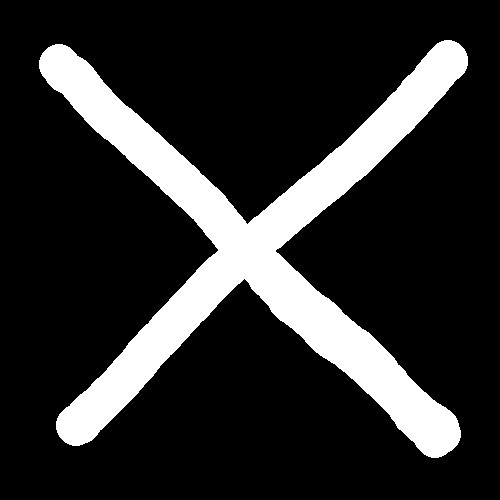
#> input picture hopfieldNetwork/data/img-0.jpeg, 500 x 500 px; its folder holds only this picture in this run
$ jupyter execute hopfieldNetwork.ipynb
#> lines starting #> are read from the running program, lines starting #| are printed output that depends on the picture; long printed decimals are rounded
[cell 1]
from pathlib import Path
import glob

import random

import numpy as np
from numba import njit, prange

import matplotlib.pyplot as plt
from PIL import Image

[cell 2]
def load_images(path: Path, thumbnail_shape: tuple) -> list[np.ndarray]:
#> called with thumbnail_shape = (16, 16)
    fnc1 = np.vectorize(lambda t: 1 if t >= 0.5 else -1)
    files = glob.glob(path.as_posix())
    images = []
    for f in files:
        img = Image.open(f).convert('L')
        img.thumbnail(thumbnail_shape, Image.Resampling.BICUBIC)
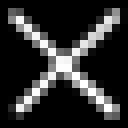
#> img: PIL image 16x16 L (shown 8 times larger); min 0, max 255, mean 46
        img = np.array(img)
        img = np.apply_along_axis(fnc1, 0, img)
        images.append(img)
    return images

[cell 3]
data = load_images(Path('.', 'data', '*'), (16, 16))
#> data = 1 item

for d in data:
    img = plt.imshow(d, cmap='gray')
    plt.colorbar(img)
    plt.show()
#> this loop made 1 pass
#> pass 1, `plt.show()`:
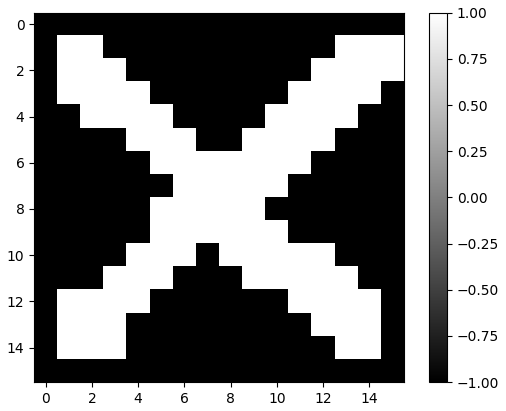
#> figure drawn by matplotlib, 2 panels

[cell 4]
@njit(fastmath=True)
def fit(data: np.ndarray, n: int) -> np.ndarray:
    w = np.zeros((n, n))
    for i in prange(data.shape[0]):
        w += data[i]*data[i].reshape((n, 1))
    return w/n*(1-np.eye(n))


@njit(fastmath=True)
def reconstruct(x: np.ndarray, w: np.ndarray, n: int, niter: int) -> np.ndarray:
    for i in prange(niter):
        idx = random.randint(0, n-1)
        x[idx] = 1 if np.dot(w[idx], x) >= 0 else -1
    return x


class HopfieldNetwork:
    def __init__(self, n: int) -> None:
        self.n: int = n
        self.memshape: tuple = (n, n)
        self.w: np.ndarray = np.zeros((n, n))

    def learn(self, data: list[np.ndarray]):
        w = fit(np.array([d.flatten() for d in data]), self.n)
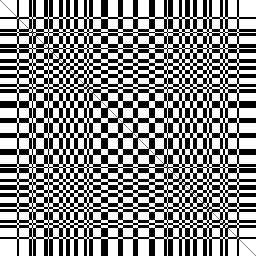
#> w: shape (256, 256) float64; min -0.00391, max 0.00391, mean 0.000277; drawn with min black and max white
        self.w = w

    def reconstruct(self, x: np.ndarray, niter: int):
        return reconstruct(x.flatten(), self.w, self.n, niter)

[cell 5]
n = 16*16
memshape = (n, n)

[cell 6]
model = HopfieldNetwork(n)
model.learn(data)

[cell 7]
img = plt.imshow(model.w, cmap='gray')
plt.colorbar(img)
plt.show()
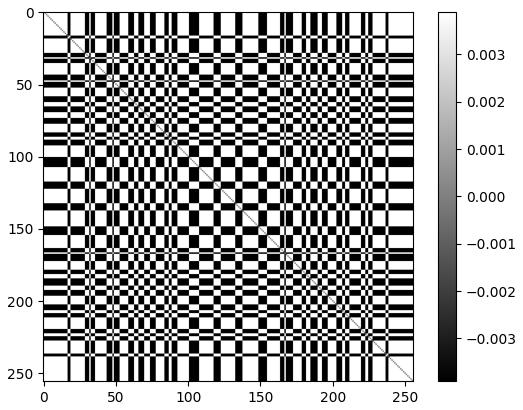
#> figure drawn by matplotlib, 2 panels

[cell 8]
noise_amp = 2
x = data[0]+np.random.uniform(-noise_amp, noise_amp, (16, 16))
y = model.reconstruct(x.flatten(), 2000)
#> y = 256 values, max 1 at index 17, min -1 at index 0, mean -0.273

print('Energy: ', -1/2*np.sum(np.dot(model.w, x.flatten())))
#| Energy:  35.102
img = plt.imshow(x, cmap='gray')
plt.colorbar(img)
plt.show()
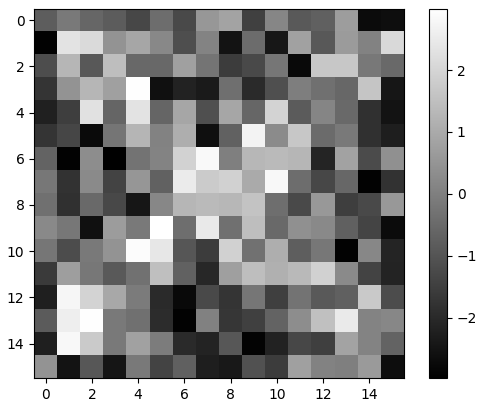
#> figure drawn by matplotlib, 2 panels

print('Energy: ', -1/2*np.sum(np.dot(model.w, y)))
#| Energy:  34.863
img = plt.imshow(y.reshape((16, 16)), cmap='gray')
plt.colorbar(img)
plt.show()

$ run again, on hopfieldNetwork/data/img-1.jpeg
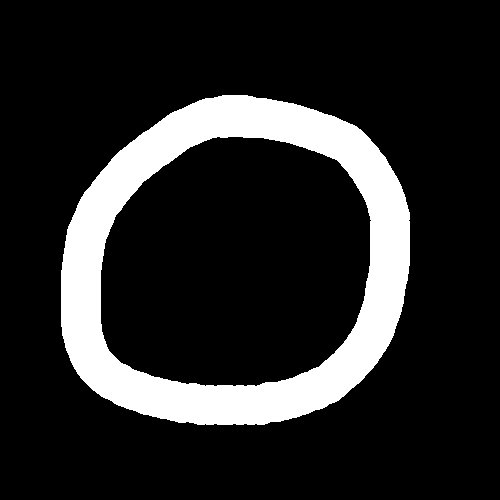
#> input picture hopfieldNetwork/data/img-1.jpeg, 500 x 500 px
#> data = 1 item
#> the loop `for d in data:` made 1 pass
#> `plt.show()`:
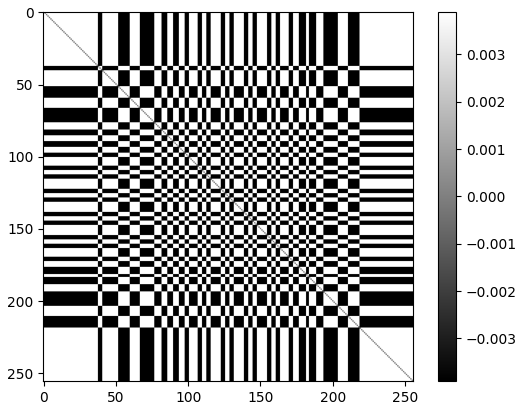
#> figure drawn by matplotlib, 2 panels
#> y = 256 values, max 1 at index 38, min -1 at index 0, mean -0.32
#| Energy:  40.483
#> `plt.show()`:
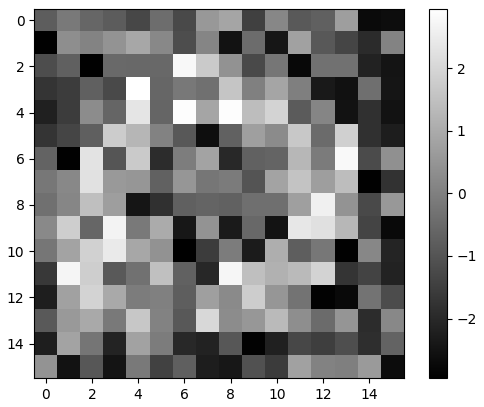
#> figure drawn by matplotlib, 2 panels
#| Energy:  40.840

$ run again, on hopfieldNetwork/data/img-2.jpeg
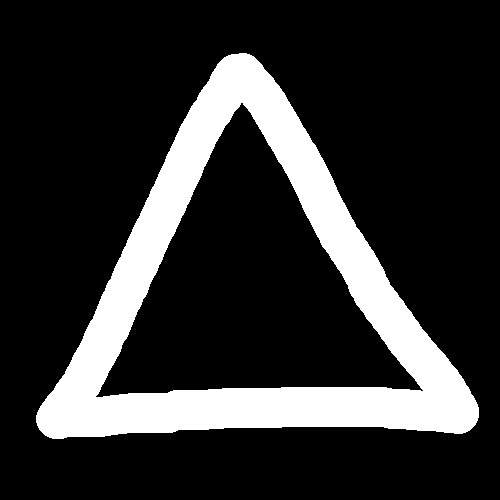
#> input picture hopfieldNetwork/data/img-2.jpeg, 500 x 500 px
#> data = 1 item
#> the loop `for d in data:` made 1 pass
#> `plt.show()`:
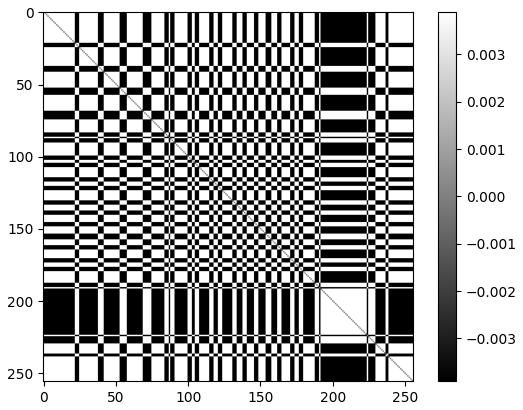
#> figure drawn by matplotlib, 2 panels
#> y = 256 values, max 1 at index 22, min -1 at index 0, mean -0.219
#| Energy:  30.018
#> `plt.show()`:
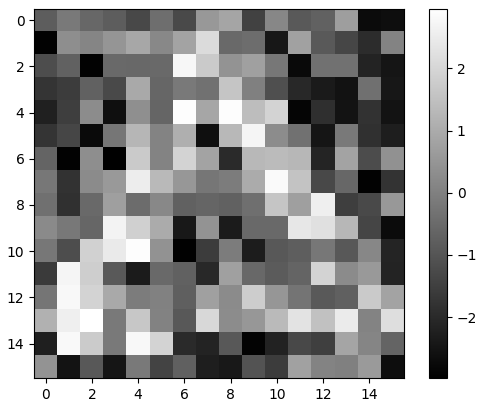
#> figure drawn by matplotlib, 2 panels
#| Energy:  27.891
